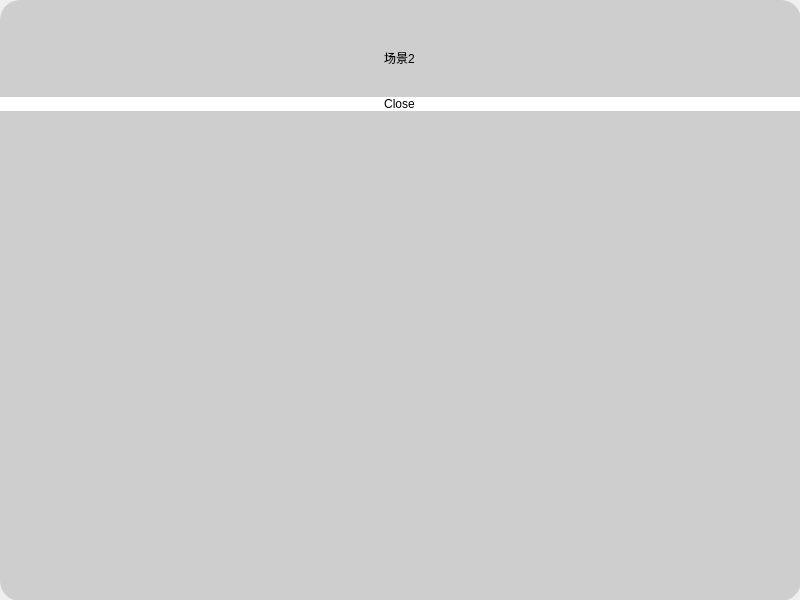
<?xml version="1.0" encoding="UTF-8"?>
<ui version="4.0">
 <class>FormScene2</class>
 <widget class="QWidget" name="FormScene2">
  <property name="geometry">
   <rect>
    <x>0</x>
    <y>0</y>
    <width>800</width>
    <height>600</height>
   </rect>
  </property>
  <property name="windowTitle">
   <string>Form</string>
  </property>
  <widget class="QWidget" name="verticalLayoutWidget">
   <property name="geometry">
    <rect>
     <x>0</x>
     <y>0</y>
     <width>801</width>
     <height>601</height>
    </rect>
   </property>
   <layout class="QVBoxLayout" name="verticalLayout">
    <item>
     <widget class="QWidget" name="widget_drag" native="true">
      <property name="styleSheet">
       <string notr="true">background-color: rgb(206, 206, 206);
border-radius: 20px;


</string>
      </property>
      <widget class="QWidget" name="verticalLayoutWidget_2">
       <property name="geometry">
        <rect>
         <x>-1</x>
         <y>19</y>
         <width>801</width>
         <height>123</height>
        </rect>
       </property>
       <layout class="QVBoxLayout" name="verticalLayout_2">
        <property name="spacing">
         <number>0</number>
        </property>
        <item>
         <widget class="QLabel" name="label">
          <property name="maximumSize">
           <size>
            <width>16777215</width>
            <height>20</height>
           </size>
          </property>
          <property name="text">
           <string>场景2</string>
          </property>
          <property name="alignment">
           <set>Qt::AlignCenter</set>
          </property>
         </widget>
        </item>
        <item>
         <widget class="QPushButton" name="pushButton">
          <property name="styleSheet">
           <string notr="true">background-color: rgb(255, 255, 255);</string>
          </property>
          <property name="text">
           <string>Close</string>
          </property>
         </widget>
        </item>
       </layout>
      </widget>
     </widget>
    </item>
   </layout>
  </widget>
 </widget>
 <resources/>
 <connections/>
</ui>
